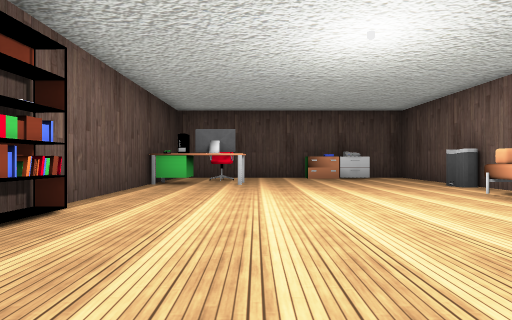
view 1 (above)

18 first-person views from a walk through a Unity game level. The camera is 1.2 m above the floor, looks level and sees 75° across. The floor is counted in squares, 2 m on a side. Each view is taken from the middle of a square. On the plan, view 1 faces up. The plan holds only what a view shows up to about 10 squares ahead; the rest is blank. The place goes on beyond the plan. The player character is not drawn. Door leaves are left out, so doorways stand open. Some surface patterns are stand-ins.

view 2
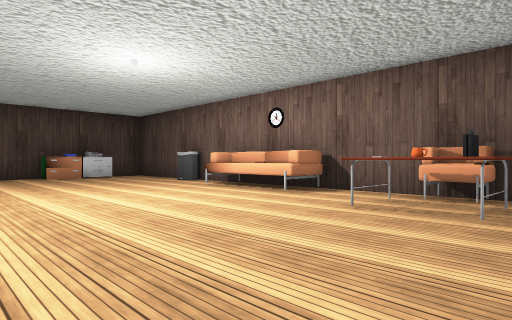

view 3
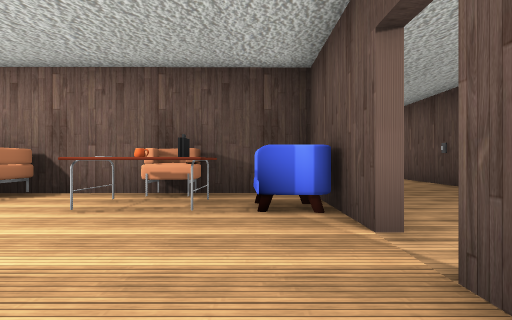

view 4
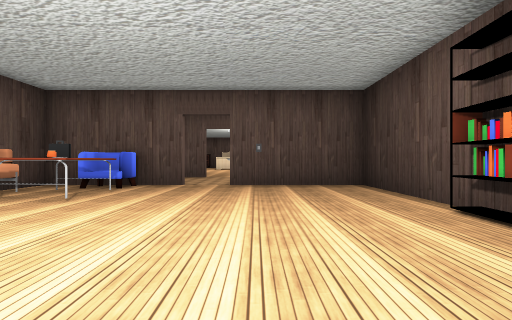

view 5
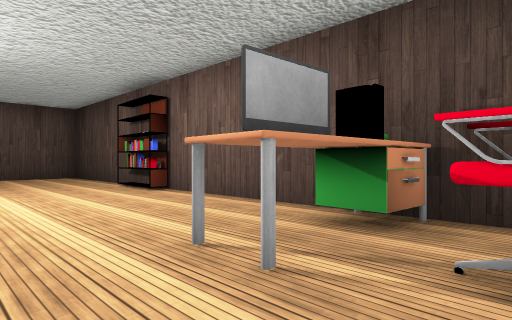

view 6
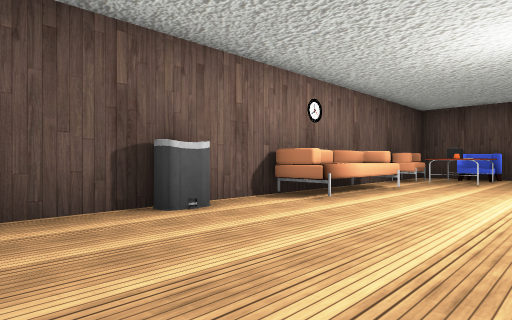

view 7
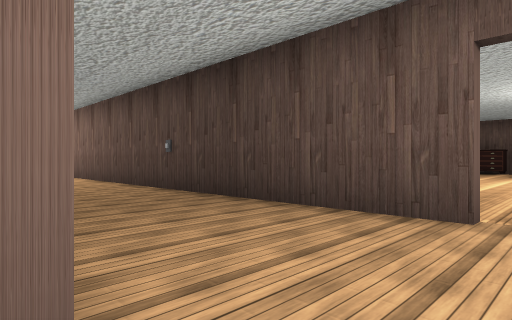

view 8
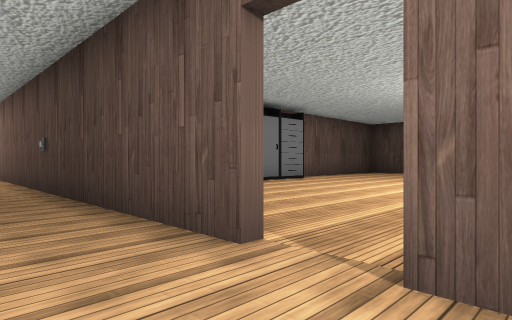

view 9
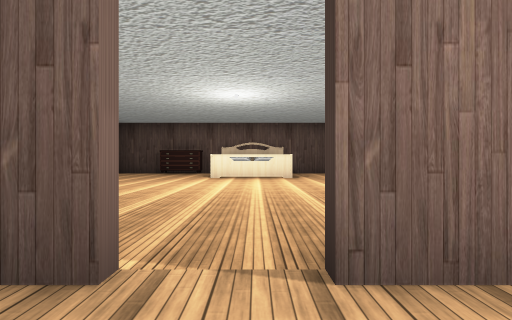

view 10
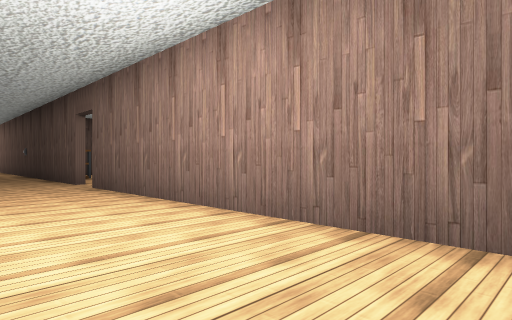

view 11
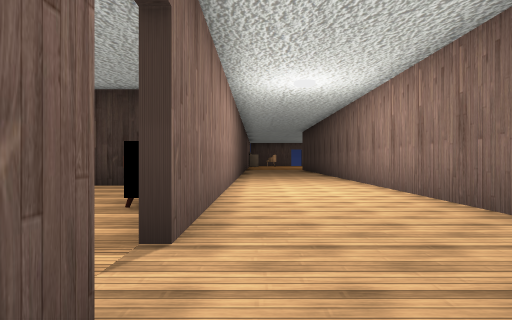

view 12
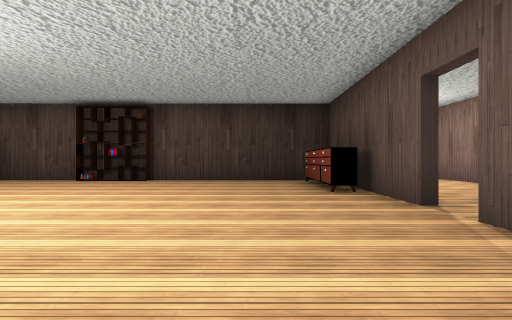

view 13
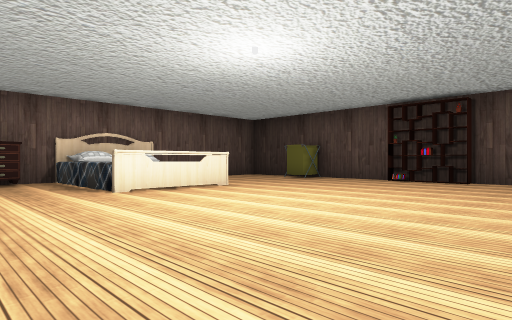

view 14
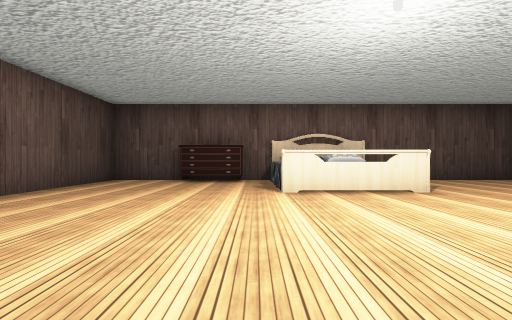

view 15
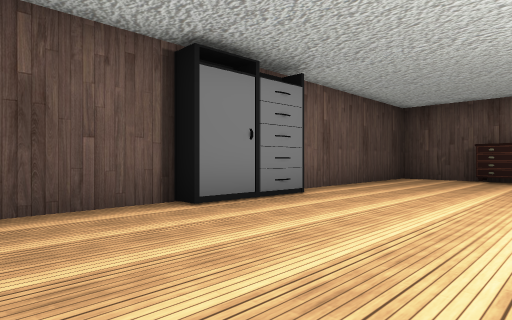

view 16
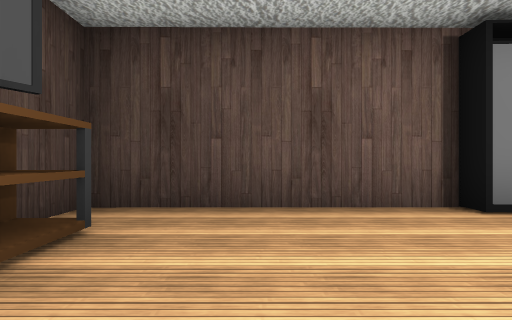

view 17
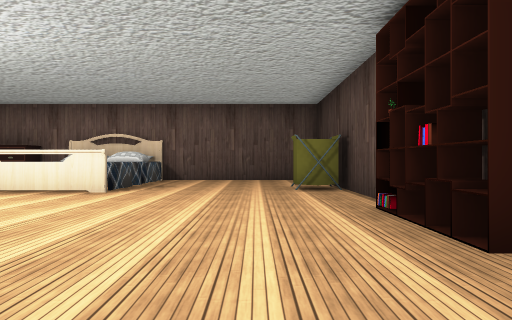

view 18
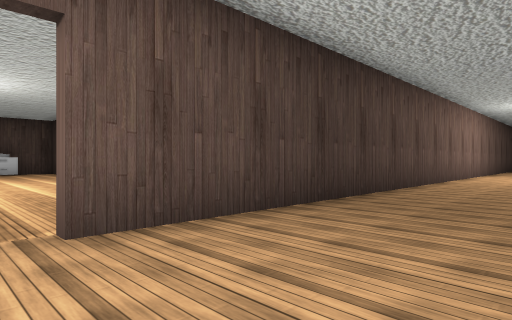

### Floor plan
Points are (right, up) in squares from view 1. A wall is a line through its corners. A room is listed if a view was taken in it or the views show most of it. See-through windows are left out.
Room 1 (views 1, 2, 3, 4, 5, 6)
walls: (5, 8.5) (5, 10); (-2.6, 9.5) (-2.6, -2) (-0.5, -2); (5, 0.5) (5, 7.5); (1.8, -2) (5, -2) (5, -0.5)
ways out: opening at (0.5, -2) to room 2
objects: shelf (-2, 3); other object (-2, 8); other object (-2, 9); computer (-1, 8); chair (-1, 10); chair (3, -1) to (4, -1); other object (3, 0) to (3, 1); sofa (4, 0) to (5, 1); sofa (4, 3) to (4, 5)
Room 2 (views 7, 8, 9, 10, 11, 12, 13, 14, 15, 16, 17, 18)
walls: (6.5, -5.8) (6, -5.8); (12.4, -2.2) (1.8, -2.2); (5.4, -5.6) (12.2, -5.6); (7.2, -10.6) (7.2, -6.5); (2.2, -5.8) (1.8, -5.8); (1.8, -5.6) (2.5, -5.6); (0.6, -5.8) (-2.1, -5.8); (-0.6, -2.2) (-7, -2.2); (-4.9, -6.5) (-4.8, -16.5); (2.5, -19) (7.3, -19) (7.2, -13.6); (-6.8, -5.6) (0.6, -5.6); (-4.5, -15.5) (-3.8, -15.7) (-3.8, -16.2); (-4.7, -15.6) (-3.8, -15.6); (-4.7, -15.7) (-4, -15.4); (-4.8, -19) (-0.1, -19)
ways out: opening at (0.5, -2) to room 1
objects: shelf (-5, -12); other object (-4, -7); other object (-3, -7); other object (-2, -7); other object (0, -18) to (2, -15); other object (0, -2); dresser (4, -18); other object (4, -6) to (5, -6); other object (7, -12)

Positions as (right, up) in squares from view 1, and headings:
1: (0, 0), facing up
2: (-1, -1), facing up-right
3: (-1, -1), facing right
4: (0, 6), facing down
5: (1, 10), facing down-left
6: (1, 10), facing down-right
7: (1, -2), facing down-right
8: (0, -4), facing down-right
9: (1, -4), facing down
10: (-7, -3), facing down-right
11: (3, -5), facing left
12: (5, -8), facing left
13: (5, -9), facing down-left
14: (3, -9), facing down
15: (3, -8), facing down-right
16: (3, -8), facing right
17: (-3, -9), facing down
18: (1, -5), facing up-right
